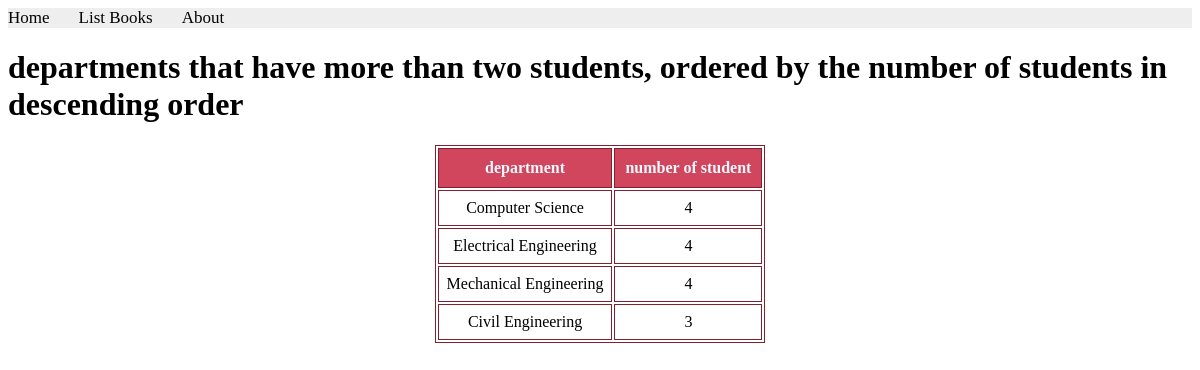
Screenshot of /books/lab9/task4 with the database file from the repository.
### apps/bookmodule/models.py (models this page shows)
class department(models.Model):
     name = models.CharField(max_length = 50)

### apps/bookmodule/views.py (the view)
# urls.py: path('lab9/task4', views.task4 ),
def task4(request):
    departments = department.objects.annotate(student_count=Count('student')) \
                                    .filter(student_count__gt=2) \
                                    .order_by('-student_count')
    return render(request, 'bookmodules/departments_with_many_students.html', {'departments': departments})

### apps/templates/bookmodules/departments_with_many_students.html (shortened to what this page needs)
{% extends "layouts/base.html" %}
{% load static %}
{% block content %}
    <h1>departments that have more than two students, ordered by the number of students in descending order</h1>
    <table>
        <tr>
            <th>department</th>
            <th>number of student </th>
        </tr>
        {% for dept in departments %}
        <tr>
            <td>{{ dept.name }}</td>
            <td>{{ dept.student_count }}</td>
        </tr>
        {% endfor %}
    </table>
    {% endblock content %}

### apps/templates/bookmodules/departments_with_many_students.html (style rules this page uses)
table { width: auto; margin: 20px auto; font-size: 1em; font-family: Times New Roman; text-align: center; }
table, th, td { border: 1px solid rgb(129, 32, 48); }
th { background-color: rgb(210, 70, 93); padding: 10px; font-weight: bold; color: aliceblue; }
td { padding: 8px; }

### rows the page displays
department: name "Computer Science", student_count "4"
department: name "Electrical Engineering", student_count "4"
department: name "Mechanical Engineering", student_count "4"
department: name "Civil Engineering", student_count "3"
